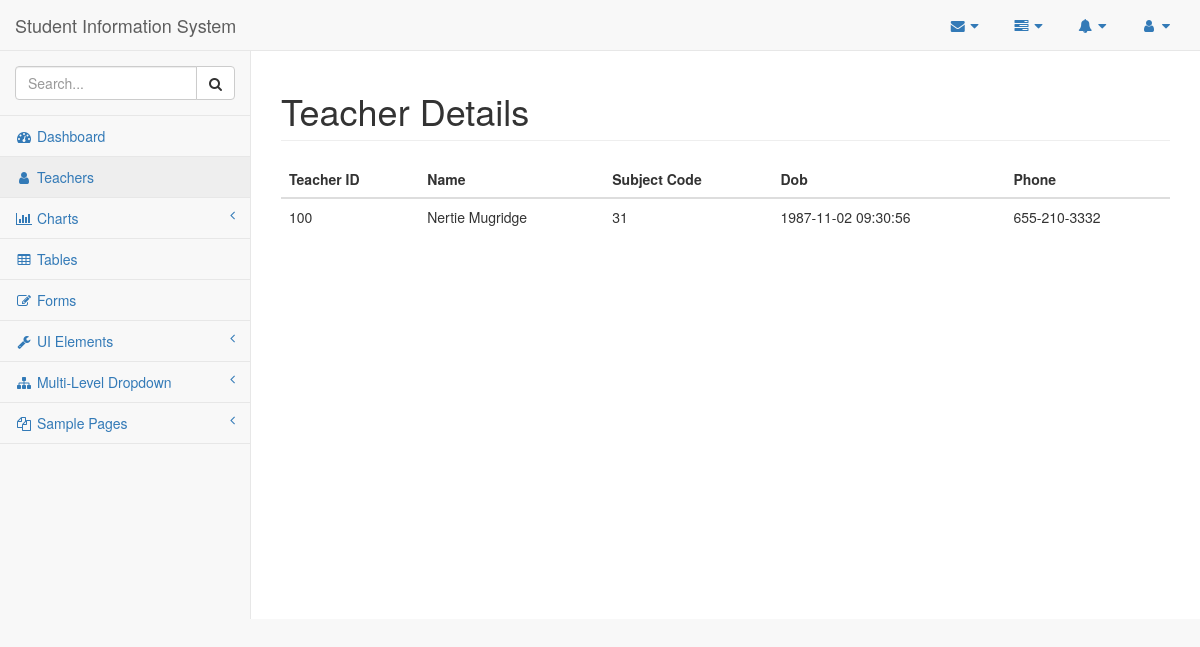
Before: /teachers with the older database file.
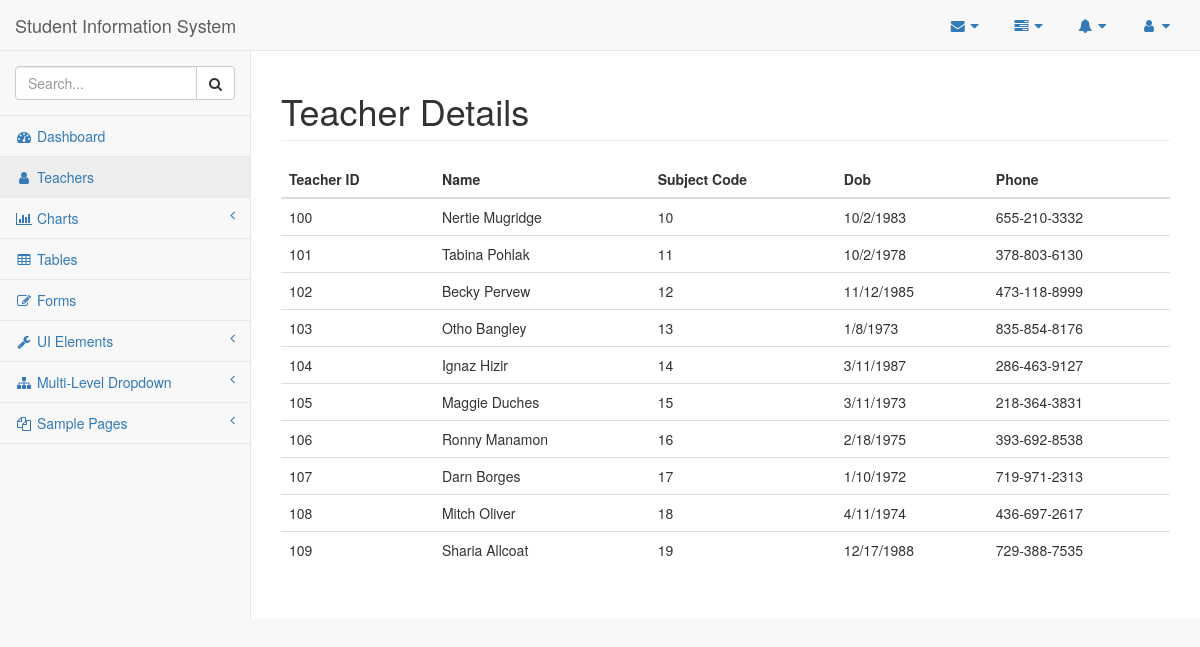
After: the same page with the newer database file.
### tables this page shows
CREATE TABLE Teacher
(
 teacher_id    integer NOT NULL ,
 sub_code      integer NOT NULL ,
 teacher_name  text NOT NULL ,
 phone         numeric NOT NULL ,
 date_of_birth date NOT NULL ,
 password      text NOT NULL ,
PRIMARY KEY (teacher_id, sub_code),
FOREIGN KEY (sub_code) REFERENCES Subject(sub_code) ON DELETE CASCADE ON UPDATE CASCADE
);

### flaskapp.py (the view)
@app.route('/teachers', methods=['GET', 'POST'])
def teachers():
    global ID
    if request.method == 'GET':
        teacher_list = query_db("SELECT * FROM TEACHER")
        return render_template("/teachers_info.html", teacher_list = teacher_list)

### flaskapp.py (called while the page is built)
def get_db():
    db = getattr(g, '_database', None)
    if db is None:
        db = g._database = sqlite3.connect(DATABASE)
        db.row_factory = sqlite3.Row
    return db

def query_db(query, args=(), one=False):
    cur = get_db().execute(query, args)
    rv = cur.fetchall()
    cur.close()
    return (rv[0] if rv else None) if one else rv

@app.teardown_appcontext
def close_connection(exception):
    db = getattr(g, '_database', None)
    if db is not None:
        db.close()

### templates/teachers_info.html
{% extends "base.html" %}
{% block title %}Teacher Details{% endblock %}
{% block content %}
<table class="table" id="dataTable">
  <thead>
    <tr>
      <th scope="col">Teacher ID</th>
      <th scope="col">Name</th>
      <th scope="col">Subject Code</th>
      <th scope="col">Dob</th>
	  <th scope="col">Phone</th>
    </tr>
  </thead>
  {% for teacher in teacher_list: %}
  <tr>
    <td>{{ teacher["teacher_id"] }}</td>
    <td>{{ teacher["teacher_name"] }}</td>
    <td>{{ teacher["sub_code"] }}</td>
    <td>{{ teacher["date_of_birth"] }}</td>
	<td>{{ teacher["phone"] }}</td>
  </tr>
  {% endfor %}
</table>
{% endblock %}

### templates/base.html (shortened to what this page needs)
<!DOCTYPE html>
<html lang="en">
<head>
  <link href="{{ url_for('static', filename='vendor/bootstrap/css/bootstrap.min.css') }}" rel="stylesheet">
  <link href="{{ url_for('static', filename='vendor/metisMenu/metisMenu.min.css') }}" rel="stylesheet">
  <link href="{{ url_for('static', filename='dist/css/sb-admin-2.css') }}" rel="stylesheet">
  <link href="{{ url_for('static', filename='vendor/morrisjs/morris.css') }}" rel="stylesheet">
  <link rel="stylesheet" href="https://stackpath.bootstrapcdn.com/font-awesome/4.7.0/css/font-awesome.min.css">
</head>
<body>
  <div id="wrapper">
    <nav class="navbar navbar-default navbar-static-top" role="navigation" style="margin-bottom: 0">
      <div class="navbar-header">
        <a class="navbar-brand" href="/">Student Information System</a>
      </div>
      <ul class="nav navbar-top-links navbar-right">
        <li class="dropdown">
          <a class="dropdown-toggle" data-toggle="dropdown" href="#">
            <i class="fa fa-envelope fa-fw"></i> <i class="fa fa-caret-down"></i>
          </a>
        </li>
        <li class="dropdown">
          <a class="dropdown-toggle" data-toggle="dropdown" href="#">
            <i class="fa fa-tasks fa-fw"></i> <i class="fa fa-caret-down"></i>
          </a>
        </li>
        <li class="dropdown">
          <a class="dropdown-toggle" data-toggle="dropdown" href="#">
            <i class="fa fa-bell fa-fw"></i> <i class="fa fa-caret-down"></i>
          </a>
        </li>
        <li class="dropdown">
          <a class="dropdown-toggle" data-toggle="dropdown" href="#">
            <i class="fa fa-user fa-fw"></i> <i class="fa fa-caret-down"></i>
          </a>
        </li>
      </ul>
      <div class="navbar-default sidebar" role="navigation">
        <div class="sidebar-nav navbar-collapse">
          <ul class="nav" id="side-menu">
            <li class="sidebar-search">
              <div class="input-group custom-search-form">
                <input type="text" class="form-control" placeholder="Search...">
                <span class="input-group-btn">
                  <button class="btn btn-default" type="button">
                    <i class="fa fa-search"></i>
                  </button>
                </span>
              </div>
            </li>
            <li>
              <a href="/"><i class="fa fa-dashboard fa-fw"></i> Dashboard</a>
            </li>
            <li>
              <a href="/teachers"><i class="fa fa-user fa-fw"></i> Teachers</a>
            </li>
            <li>
              <a href="#"><i class="fa fa-bar-chart-o fa-fw"></i> Charts<span class="fa arrow"></span></a>
            </li>
            <li>
              <a href="tables.html"><i class="fa fa-table fa-fw"></i> Tables</a>
            </li>
            <li>
              <a href="forms.html"><i class="fa fa-edit fa-fw"></i> Forms</a>
            </li>
            <li>
              <a href="#"><i class="fa fa-wrench fa-fw"></i> UI Elements<span class="fa arrow"></span></a>
            </li>
            <li>
              <a href="#"><i class="fa fa-sitemap fa-fw"></i> Multi-Level Dropdown<span class="fa arrow"></span></a>
            </li>
            <li>
              <a href="#"><i class="fa fa-files-o fa-fw"></i> Sample Pages<span class="fa arrow"></span></a>
            </li>
          </ul>
        </div>
      </div>
    </nav>
    <div id="page-wrapper">
      <div class="row">
        <div class="col-lg-12">
          <h1 class="page-header">
            {% block title %}{% endblock %}
          </h1>
        </div>
      </div>
      {% block content %}{% endblock content %}
    </div>
</body>
</html>

Changed rows visible on the page:
changed Teacher "Nertie Mugridge": sub_code "31" → "10"; date_of_birth "1987-11-02 09:30:56" → "10/2/1983"
added Teacher: teacher_id "101", teacher_name "Tabina Pohlak", sub_code "11", date_of_birth "10/2/1978", phone "378-803-6130"
added Teacher: teacher_id "102", teacher_name "Becky Pervew", sub_code "12", date_of_birth "11/12/1985", phone "473-118-8999"
added Teacher: teacher_id "103", teacher_name "Otho Bangley", sub_code "13", date_of_birth "1/8/1973", phone "835-854-8176"
added Teacher: teacher_id "104", teacher_name "Ignaz Hizir", sub_code "14", date_of_birth "3/11/1987", phone "286-463-9127"
added Teacher: teacher_id "105", teacher_name "Maggie Duches", sub_code "15", date_of_birth "3/11/1973", phone "218-364-3831"
added Teacher: teacher_id "106", teacher_name "Ronny Manamon", sub_code "16", date_of_birth "2/18/1975", phone "393-692-8538"
added Teacher: teacher_id "107", teacher_name "Darn Borges", sub_code "17", date_of_birth "1/10/1972", phone "719-971-2313"
added Teacher: teacher_id "108", teacher_name "Mitch Oliver", sub_code "18", date_of_birth "4/11/1974", phone "436-697-2617"
added Teacher: teacher_id "109", teacher_name "Sharia Allcoat", sub_code "19", date_of_birth "12/17/1988", phone "729-388-7535"
